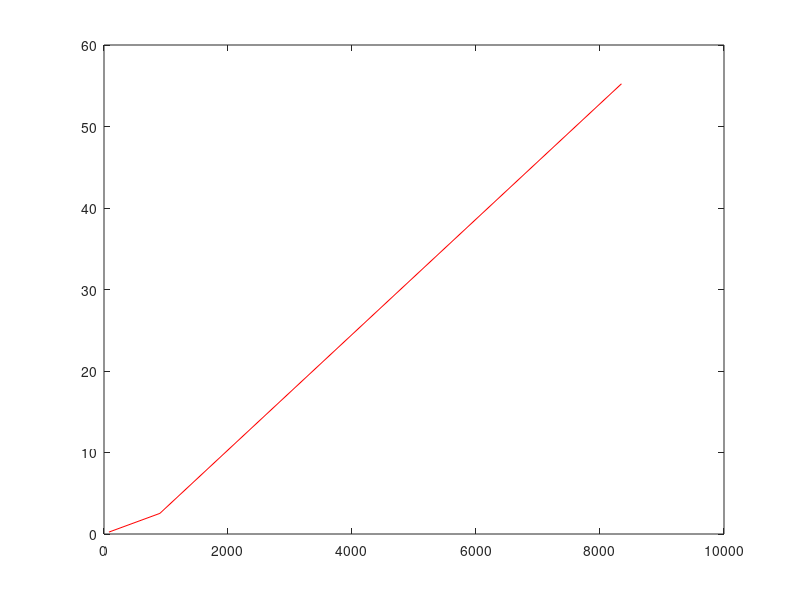

The MATLAB source for this figure:
% Analisis for practice 3 of pctr
% time in miliseconds

dimMatVector = [79 901 8346];
timeMatVector = [0.234 2.53 55.239]; 
cpuPeak = [3.4 4.2 18.09];

plot(dimMatVector, timeMatVector, '-r');